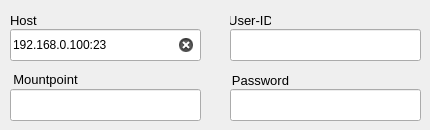
          <widget class="QWidget" name="tab_ntrip">
           <attribute name="title">
            <string>NTRIP Client</string>
           </attribute>
           <widget class="QLineEdit" name="lineEdit_str2str_out_ntrip_host">
            <property name="geometry">
             <rect>
              <x>10</x>
              <y>29</y>
              <width>191</width>
              <height>32</height>
             </rect>
            </property>
            <property name="text">
             <string>192.168.0.100:23</string>
            </property>
            <property name="clearButtonEnabled">
             <bool>true</bool>
            </property>
           </widget>
           <widget class="QLabel" name="label_62">
            <property name="geometry">
             <rect>
              <x>10</x>
              <y>69</y>
              <width>71</width>
              <height>20</height>
             </rect>
            </property>
            <property name="font">
             <font>
              <pointsize>10</pointsize>
             </font>
            </property>
            <property name="text">
             <string>Mountpoint</string>
            </property>
            <property name="alignment">
             <set>Qt::AlignCenter</set>
            </property>
           </widget>
           <widget class="QLabel" name="label_63">
            <property name="geometry">
             <rect>
              <x>230</x>
              <y>10</y>
              <width>41</width>
              <height>20</height>
             </rect>
            </property>
            <property name="font">
             <font>
              <pointsize>10</pointsize>
             </font>
            </property>
            <property name="text">
             <string>User-ID</string>
            </property>
            <property name="alignment">
             <set>Qt::AlignCenter</set>
            </property>
           </widget>
           <widget class="QLabel" name="label_64">
            <property name="geometry">
             <rect>
              <x>230</x>
              <y>70</y>
              <width>61</width>
              <height>20</height>
             </rect>
            </property>
            <property name="font">
             <font>
              <pointsize>10</pointsize>
             </font>
            </property>
            <property name="text">
             <string>Password</string>
            </property>
            <property name="alignment">
             <set>Qt::AlignCenter</set>
            </property>
           </widget>
           <widget class="QLineEdit" name="lineEdit_str2str_out_ntrip_mountpoint">
            <property name="geometry">
             <rect>
              <x>10</x>
              <y>89</y>
              <width>191</width>
              <height>32</height>
             </rect>
            </property>
            <property name="clearButtonEnabled">
             <bool>true</bool>
            </property>
           </widget>
           <widget class="QLineEdit" name="lineEdit_str2str_out_ntrip_pass">
            <property name="geometry">
             <rect>
              <x>230</x>
              <y>89</y>
              <width>191</width>
              <height>32</height>
             </rect>
            </property>
            <property name="clearButtonEnabled">
             <bool>true</bool>
            </property>
           </widget>
           <widget class="QLabel" name="label_65">
            <property name="geometry">
             <rect>
              <x>10</x>
              <y>10</y>
              <width>90</width>
              <height>21</height>
             </rect>
            </property>
            <property name="font">
             <font>
              <pointsize>10</pointsize>
              <weight>50</weight>
              <bold>false</bold>
             </font>
            </property>
            <property name="text">
             <string>Host</string>
            </property>
           </widget>
           <widget class="QLineEdit" name="lineEdit_str2str_out_ntrip_userid">
            <property name="geometry">
             <rect>
              <x>230</x>
              <y>29</y>
              <width>191</width>
              <height>32</height>
             </rect>
            </property>
            <property name="clearButtonEnabled">
             <bool>true</bool>
            </property>
           </widget>
          </widget>
